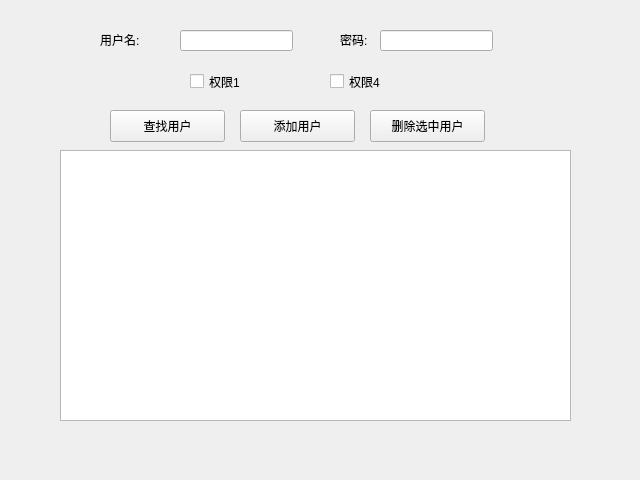
<?xml version="1.0" encoding="UTF-8"?>
<ui version="4.0">
 <class>AdminWindow</class>
 <widget class="QWidget" name="AdminWindow">
  <property name="geometry">
   <rect>
    <x>0</x>
    <y>0</y>
    <width>640</width>
    <height>480</height>
   </rect>
  </property>
  <property name="windowTitle">
   <string>Form</string>
  </property>
  <widget class="QTableView" name="allUsersTable">
   <property name="geometry">
    <rect>
     <x>60</x>
     <y>150</y>
     <width>511</width>
     <height>271</height>
    </rect>
   </property>
  </widget>
  <widget class="QPushButton" name="pushButton">
   <property name="geometry">
    <rect>
     <x>110</x>
     <y>110</y>
     <width>115</width>
     <height>32</height>
    </rect>
   </property>
   <property name="text">
    <string>查找用户</string>
   </property>
  </widget>
  <widget class="QPushButton" name="pushButton_2">
   <property name="geometry">
    <rect>
     <x>240</x>
     <y>110</y>
     <width>115</width>
     <height>32</height>
    </rect>
   </property>
   <property name="text">
    <string>添加用户</string>
   </property>
  </widget>
  <widget class="QPushButton" name="pushButton_3">
   <property name="geometry">
    <rect>
     <x>370</x>
     <y>110</y>
     <width>115</width>
     <height>32</height>
    </rect>
   </property>
   <property name="text">
    <string>删除选中用户</string>
   </property>
  </widget>
  <widget class="QLineEdit" name="username">
   <property name="geometry">
    <rect>
     <x>180</x>
     <y>30</y>
     <width>113</width>
     <height>21</height>
    </rect>
   </property>
  </widget>
  <widget class="QLabel" name="label">
   <property name="geometry">
    <rect>
     <x>100</x>
     <y>30</y>
     <width>62</width>
     <height>19</height>
    </rect>
   </property>
   <property name="text">
    <string>用户名:</string>
   </property>
  </widget>
  <widget class="QCheckBox" name="checkBox">
   <property name="geometry">
    <rect>
     <x>190</x>
     <y>70</y>
     <width>86</width>
     <height>23</height>
    </rect>
   </property>
   <property name="text">
    <string>权限1</string>
   </property>
  </widget>
  <widget class="QCheckBox" name="checkBox_4">
   <property name="geometry">
    <rect>
     <x>330</x>
     <y>70</y>
     <width>86</width>
     <height>23</height>
    </rect>
   </property>
   <property name="text">
    <string>权限4</string>
   </property>
  </widget>
  <widget class="QLabel" name="label_2">
   <property name="geometry">
    <rect>
     <x>340</x>
     <y>30</y>
     <width>62</width>
     <height>19</height>
    </rect>
   </property>
   <property name="text">
    <string>密码:</string>
   </property>
  </widget>
  <widget class="QLineEdit" name="password">
   <property name="geometry">
    <rect>
     <x>380</x>
     <y>30</y>
     <width>113</width>
     <height>21</height>
    </rect>
   </property>
  </widget>
 </widget>
 <resources/>
 <connections/>
</ui>
